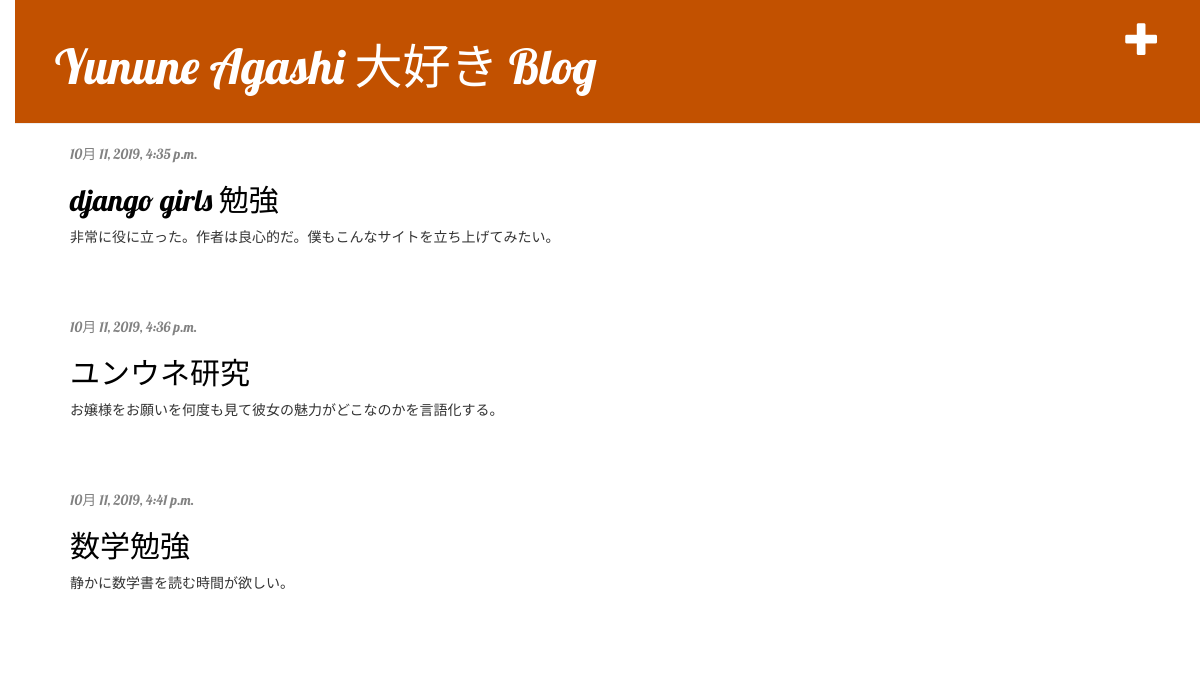
The app's page / (signed in) with its own data.
### blog/models.py (models this page shows, shortened)
class Post(models.Model):
    author = models.ForeignKey(settings.AUTH_USER_MODEL, on_delete=models.CASCADE)
    title = models.CharField(max_length=200)
    text = models.TextField()
    created_date = models.DateTimeField(default=timezone.now)
    published_date = models.DateTimeField(blank=True, null=True)

### blog/views.py (the view)
# urls.py: path('', views.post_list, name='post_list'),
def post_list(request):
    posts = Post.objects.filter(published_date__lte=timezone.now()).order_by('published_date')
    return render(request, 'blog/post_list.html', {'posts': posts})

### blog/templates/blog/post_list.html
{% extends 'blog/base.html' %}
{% block content %}
    {% for post in posts %}
        <div class="post">
            <div class="date">
                {{ post.published_date }}
            </div>
            <h2><a href="{% url 'post_detail' pk=post.pk %}">{{ post.title }}</a></h2>
            <p>{{ post.text|linebreaksbr }}</p>
        </div>
    {% endfor %}
{% endblock %}

### blog/static/css/blog.css (style rules this page uses)
h1 a, h2 a { color: #C25100; }
body { padding-left: 15px; font-family: 'Lobster'; }
h1, h2, h3, h4 { font-family: 'Lobster', cursive; }
.date { color: #828282; }
.post { margin-bottom: 70px; }
.post h2 a, .post h2 a:visited { color: #000000; }

### records on screen
Post: published_date "10月 11, 2019, 4:35 p.m.", title "django girls 勉強", text "非常に役に立った。作者は良心的だ。僕もこんなサイトを立ち上げてみたい。"
Post: published_date "10月 11, 2019, 4:36 p.m.", title "ユンウネ研究", text "お嬢様をお願いを何度も見て彼女の魅力がどこなのかを言語化する。"
Post: published_date "10月 11, 2019, 4:41 p.m.", title "数学勉強", text "静かに数学書を読む時間が欲しい。"
